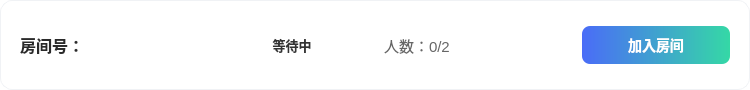
<?xml version="1.0" encoding="UTF-8"?>
<ui version="4.0">
 <class>RoomItemWidget</class>
 <widget class="QWidget" name="RoomItemWidget">
  <property name="geometry">
   <rect>
    <x>0</x>
    <y>0</y>
    <width>750</width>
    <height>90</height>
   </rect>
  </property>
  <property name="styleSheet">
   <string notr="true">
/* 主卡片：圆角、阴影、白底、悬浮高亮 */
QWidget#RoomItemWidget {
    background-color: #FFFFFF;
    border-radius: 12px;
    padding: 16px 20px;
    border: 1px solid #F0F2F5;
}
QWidget#RoomItemWidget:hover {
    border-color: #4A6CF7;
    background-color: #FAFCFF;
}
/* 通用文字 */
QLabel {
    font-family: "Microsoft YaHei";
    font-size: 15px;
    color: #333333;
}
/* 房间号：加粗突出 */
QLabel#lblRoomId {
    font-size: 16px;
    font-weight: bold;
    color: #2A2A2A;
    min-width: 180px;
}
/* 状态标签：带背景色的胶囊样式 */
QLabel#lblStatus {
    padding: 4px 12px;
    border-radius: 12px;
    font-size: 13px;
    font-weight: bold;
    min-width: 100px;
}
/* 人数标签 */
QLabel#lblPlayerCount {
    color: #666666;
    min-width: 120px;
}
/* 加入按钮：主色渐变，强化交互 */
QPushButton#btnJoin {
    background: qlineargradient(x1:0,y1:0,x2:1,y2:0, stop:0 #4A6CF7, stop:1 #35D8A6);
    color: white;
    border-radius: 8px;
    font-size: 14px;
    font-weight: 500;
    padding: 8px 24px;
    border: none;
    min-width: 100px;
}
QPushButton#btnJoin:hover:enabled {
    background: qlineargradient(x1:0,y1:0,x2:1,y2:0, stop:0 #3A5CE7, stop:1 #2BC896);
}
QPushButton#btnJoin:pressed {
    padding: 9px 24px 7px;
}
QPushButton#btnJoin:disabled {
    background: #CCCCCC;
    color: #999999;
}
</string>
  </property>
  <layout class="QHBoxLayout" name="horizontalLayout">
   <property name="spacing">
    <number>30</number>
   </property>
   <property name="leftMargin">
    <number>20</number>
   </property>
   <property name="topMargin">
    <number>12</number>
   </property>
   <property name="rightMargin">
    <number>20</number>
   </property>
   <property name="bottomMargin">
    <number>12</number>
   </property>
   <item>
    <widget class="QLabel" name="lblRoomId">
     <property name="text">
      <string>房间号：</string>
     </property>
    </widget>
   </item>
   <item>
    <widget class="QLabel" name="lblStatus">
     <property name="text">
      <string>等待中</string>
     </property>
     <property name="alignment">
      <set>Qt::AlignCenter</set>
     </property>
    </widget>
   </item>
   <item>
    <widget class="QLabel" name="lblPlayerCount">
     <property name="text">
      <string>人数：0/2</string>
     </property>
    </widget>
   </item>
   <item>
    <spacer name="horizontalSpacer">
     <property name="orientation">
      <enum>Qt::Horizontal</enum>
     </property>
     <property name="sizeHint" stdset="0">
      <size>
       <width>40</width>
       <height>20</height>
      </size>
     </property>
    </spacer>
   </item>
   <item>
    <widget class="QPushButton" name="btnJoin">
     <property name="text">
      <string>加入房间</string>
     </property>
    </widget>
   </item>
  </layout>
 </widget>
 <resources/>
 <connections/>
</ui>
